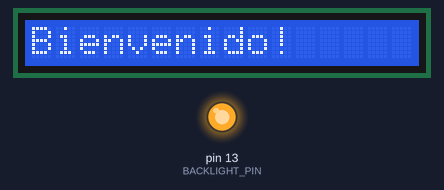
Recording of a sketch running on a simulated Arduino Uno, built with avr-gcc and run on an emulated ATmega328P. On the bench: 16×1 character LCD, output pins drawn as LEDs (lit = HIGH).

Above: at 0.1 s.
At 0.7 s:
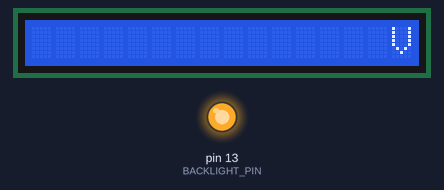
At 10.2 s:
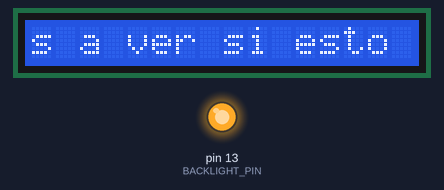
At 19.7 s:
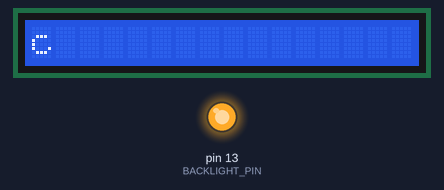
At 29.3 s:
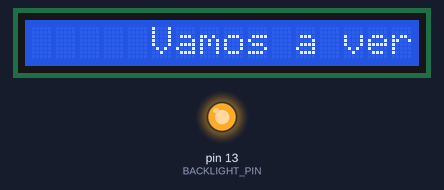
At 39.3 s:
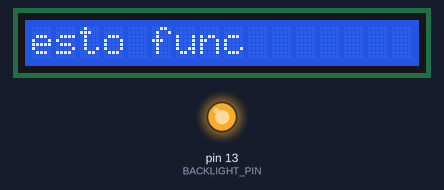

The sketch:

_5_SCROLLDISPLAYLEFT.ino
```cpp
#include <Wire.h>
#include <LiquidCrystal_I2C.h>

#define BACKLIGHT_PIN     13 //que es esto

LiquidCrystal_I2C lcd(0x27, 2, 1, 0, 4, 5, 6, 7, 3, POSITIVE);  // Set the LCD I2C address

// The additional white space is intentional to make things legible and look nice.
String message = "Vamos a ver si esto funciona :)                ";
int i = 0;
int strLength;

void setup() {

  pinMode ( BACKLIGHT_PIN, OUTPUT );
  digitalWrite ( BACKLIGHT_PIN, HIGH );

  strLength = message.length();

  // set up the LCD's number of columns and rows:
  lcd.begin(16, 1);
  // Print a message to the LCD.
  lcd.print("Bienvenido!");
  delay(500);

  lcd.clear();
  lcd.home();
}

void loop() {
  lcd.home();

   // set the cursor to (16,1):
  lcd.setCursor(16, 1);
  // set the display to automatically scroll:
  lcd.print(message);

  for (int positionCounter = 0; positionCounter < strLength; positionCounter++) {
    // scroll one position right:
    lcd.scrollDisplayLeft();
    // wait a bit:
    delay(500);
  }

  //turn off automatic scrolling
  //lcd.noAutoscroll();

  // clear screen for the next loop:
  //lcd.clear();


}
```

Measured:
- what the display in image 1 shows lasts 0.5 s, from 0.6 s to 1.1 s
